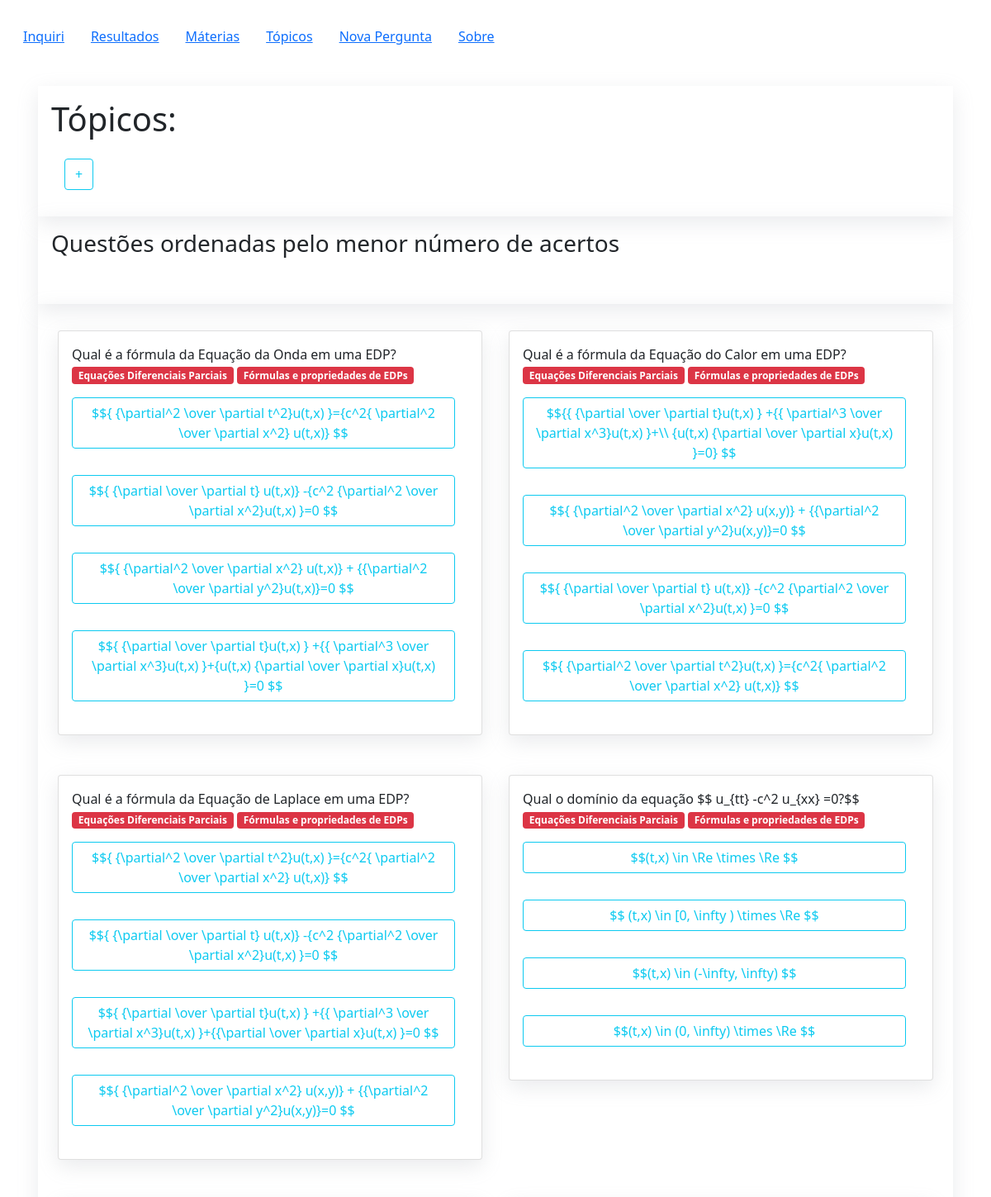
The page / (upper part) on the database its author committed.
### model/Classe.py (models this page shows)
class Alternativa(Base):
    __tablename__ = 'Alternativa'
    id_alternativa = Column(Integer, primary_key=True)
    dt_criacao_alt = Column(DateTime(timezone=True), default=func.now())
    alternativa = Column(String(255), nullable=False)
    id_usuario = Column(Integer)
    id_pergunta = Column(Integer, ForeignKey('Pergunta.id_pergunta'), nullable=False)
    correta = Column(Boolean, default=False)

class Pergunta(Base):
    __tablename__ = 'Pergunta'
    id_topico = Column(Integer, ForeignKey('Topico.id_topico'), nullable=False)
    id_pergunta = Column(Integer, primary_key=True)
    dt_criacao_per = Column(DateTime(timezone=True), default=func.now())
    pergunta = Column(String(255), nullable=False)
    id_usuario = Column(Integer)

class Materia(Base):
    __tablename__ = 'Materia'
    id_materia = Column(Integer, primary_key=True)
    dt_criacao_mat = Column(DateTime(timezone=True), default=func.now())
    nm_materia = Column(String(100), nullable=False)
    id_usuario = Column(Integer)

class Topico(Base):
    __tablename__ = 'Topico'
    id_materia = Column(Integer, ForeignKey('Materia.id_materia'), nullable=False)
    id_topico = Column(Integer, primary_key=True)
    dt_criacao_top = Column(DateTime(timezone=True), default=func.now())
    nm_topico = Column(String(100), nullable=False)
    id_usuario = Column(Integer)

### Inquiri.py (the view)
@app.route('/')
def index():
    return render_template('index.html',perguntas=consultaTodasPerguntas())

### templates/index.html (shortened to what this page needs)
{% extends 'base.html' %} {% block content %}
<div class="card-body hover-div ">
    <h1>Tópicos:</h1>
    <div class="card-body ">
        <span id="fecharTopicos" data-name="exibir-lista-topicos" title="Clique para expandir e filtrar por tópicos"
            class="btn btn-outline-info" onclick="expandirDiv(this)">
            +
        </span>
    </div>
</div>
<div class="card-body hover-div">
    <h3 class="card-title">Questões ordenadas pelo menor número de acertos</h3>
    <div id="mensagem_index" class="card-body">
    </div>
</div>
<div class="card-body hover-div">
    <div class="row  row-cols-md-2 g-3">
        {% for pergunta in perguntas %}
        <div class="card-body" id="pergunta_{{pergunta.id_pergunta}}"
            data-name="pergu_{{pergunta.id_topico }}-{{pergunta.nm_topico}}">
            <div class="card hover-div">
                <div class="card-body">
                    <div class="card-title ">{{ pergunta.pergunta }}
                        <span class="badge badge-primary bg-danger">{{ pergunta.nm_materia }}</span>
                        <span class="badge badge-primary bg-danger">{{ pergunta.nm_topico}}</span>
                        {% for alternativa in pergunta.alternativas %}
                        <div class=" list-group card-body based-on-text">
                            <button title="Selecione a alternativa correta" onclick="escolhaResposta(this)"
                                class="btn btn-outline-muda-cor" id="{{ pergunta.id_pergunta }}"
                                name="{{ alternativa.id_alternativa }}">{{ alternativa.alternativa }}</button>
                        </div>
                        {% endfor %}
                    </div>
                </div>
            </div>
        </div>
        {% endfor %}
    </div>
</div>
{% endblock %}

### static/styles.css (style rules this page uses)
.hover-div { box-shadow: rgba(149, 157, 165, 0.2) 0px 8px 24px; }
.based-on-text { width: auto; height: auto; }
.btn-outline-muda-cor { color: #0dcaf0!important; border-color: #0dcaf0!important; }

### rows shown on the page
Alternativa: pergunta "Qual é a fórmula da Equação da Onda em uma EDP?", nm_materia "Equações Diferenciais Parciais", nm_topico "Fórmulas e propriedades de EDPs", alternativa "$${ {\\partial^2 \\over \\partial t^2}u(t,x) }={c^2{ \\partial^2 \\over \\partial x^2} u(t,x)} $$"
Alternativa: alternativa "$${ {\\partial \\over \\partial t} u(t,x)} -{c^2 {\\partial^2 \\over \\partial x^2}u(t,x) }=0 $$"
Alternativa: alternativa "$${ {\\partial^2 \\over \\partial x^2} u(t,x)} + {{\\partial^2 \\over \\partial y^2}u(t,x)}=0 $$"
Alternativa: alternativa "$${ {\\partial \\over \\partial t}u(t,x) } +{{ \\partial^3 \\over \\partial x^3}u(t,x) }+{u(t,x) {\\partial \\over \\partial x}u(t,x) }=0 $$"
Pergunta: pergunta "Qual é a fórmula da Equação do Calor em uma EDP?"
Materia: nm_materia "Equações Diferenciais Parciais" "Equações Diferenciais Parciais" "Equações Diferenciais Parciais"
Topico: nm_topico "Fórmulas e propriedades de EDPs" "Fórmulas e propriedades de EDPs" "Fórmulas e propriedades de EDPs"
Alternativa: alternativa "$${{ {\\partial \\over \\partial t}u(t,x) } +{{ \\partial^3 \\over \\partial x^3}u(t,x) }+\\\\ {u(t,x) {\\partial \\over \\partial x}u(t,x) }=0} $$"
Alternativa: alternativa "$${ {\\partial^2 \\over \\partial x^2} u(x,y)} + {{\\partial^2 \\over \\partial y^2}u(x,y)}=0 $$"
Alternativa: alternativa "$${ {\\partial \\over \\partial t} u(t,x)} -{c^2 {\\partial^2 \\over \\partial x^2}u(t,x) }=0 $$"
Alternativa: alternativa "$${ {\\partial^2 \\over \\partial t^2}u(t,x) }={c^2{ \\partial^2 \\over \\partial x^2} u(t,x)} $$"
Pergunta: pergunta "Qual é a fórmula da Equação de Laplace em uma EDP?"
Alternativa: alternativa "$${ {\\partial^2 \\over \\partial t^2}u(t,x) }={c^2{ \\partial^2 \\over \\partial x^2} u(t,x)} $$"
Alternativa: alternativa "$${ {\\partial \\over \\partial t} u(t,x)} -{c^2 {\\partial^2 \\over \\partial x^2}u(t,x) }=0 $$"
Alternativa: alternativa "$${ {\\partial \\over \\partial t}u(t,x) } +{{ \\partial^3 \\over \\partial x^3}u(t,x) }+{{\\partial \\over \\partial x}u(t,x) }=0 $$"
Alternativa: alternativa "$${ {\\partial^2 \\over \\partial x^2} u(x,y)} + {{\\partial^2 \\over \\partial y^2}u(x,y)}=0 $$"
Pergunta: pergunta "Qual o domínio da equação $$ u_{tt} -c^2 u_{xx} =0?$$"
Alternativa: alternativa "$$(t,x) \\in \\Re \\times \\Re $$"
Alternativa: alternativa "$$ (t,x) \\in [0, \\infty ) \\times \\Re $$"
Alternativa: alternativa "$$(t,x) \\in (-\\infty, \\infty) $$"
Alternativa: alternativa "$$(t,x) \\in (0, \\infty) \\times \\Re $$"
